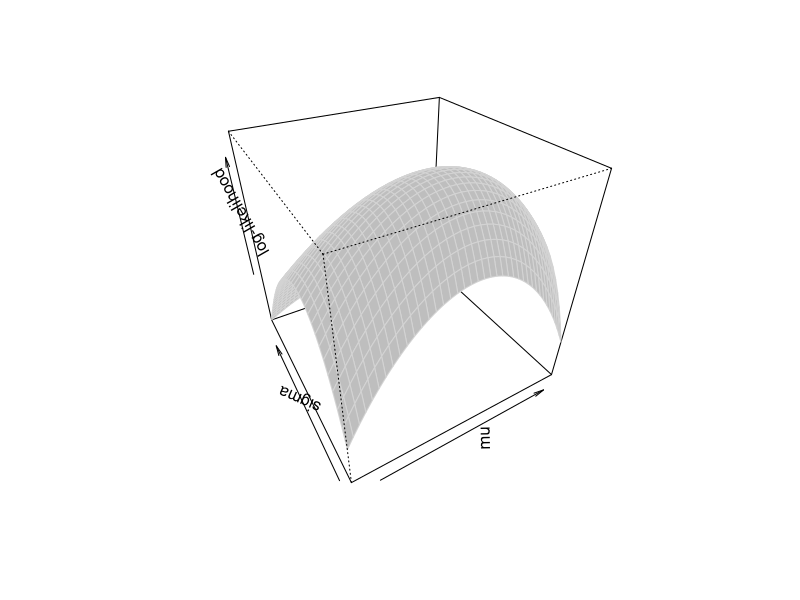

Reproduce this figure in R. (Note: this script raises an error after producing the figure.)
set.seed(1234)
n <- 20 # 随机数的个数
x <- rexp(n, rate = 5) # 服从指数分布的随机数
m <- 40 # 网格数
mv <- seq(mean(x) - 1.5 * sd(x) / sqrt(n),
  mean(x) + 1.5 * sd(x) / sqrt(n),
  length.out = m
)
sv <- seq(0.8 * sd(x), 1.5 * sd(x), length.out = m)
z <- matrix(NA, m, m)
loglikelihood <- function(b) -sum(dnorm(x, b[1], b[2], log = TRUE))

for (i in 1:m)
  for (j in 1:m)
    z[i, j] <- -loglikelihood(c(mv[i], sv[j]))

jet.colors <- colorRampPalette(c("gray100", "gray40"))
nbcol <- 100
color <- jet.colors(nbcol)
zfacet <- z[-1, -1] + z[-1, -m] + z[-m, -1] + z[-m, -m]
facetcol <- cut(zfacet, nbcol)

persp(mv, sv, z,
  xlab = "\n mu", ylab = "\n sigma",
  zlab = "\n log-likelihood",  border = "lightgray",
  phi = 35, theta = -30, col = "grey" # , col = color[facetcol]
) -> res
?persp
points() # col = "black"
# 添加初始迭代点 初值 样本均值和方差 真实值和算法迭代获得的近似值
xE <- c(-10,10); xy <- expand.grid(xE, xE)
points(trans3d(xy[,1], xy[,2], 6, pmat = res), col = "black", pch = 16) # 画四个点
# 标记点 step0 step1 x0 \hat{x} x
# 指数，正态分布 泊松，二项分布 参数之间的关系  均值和方差之间的关系





